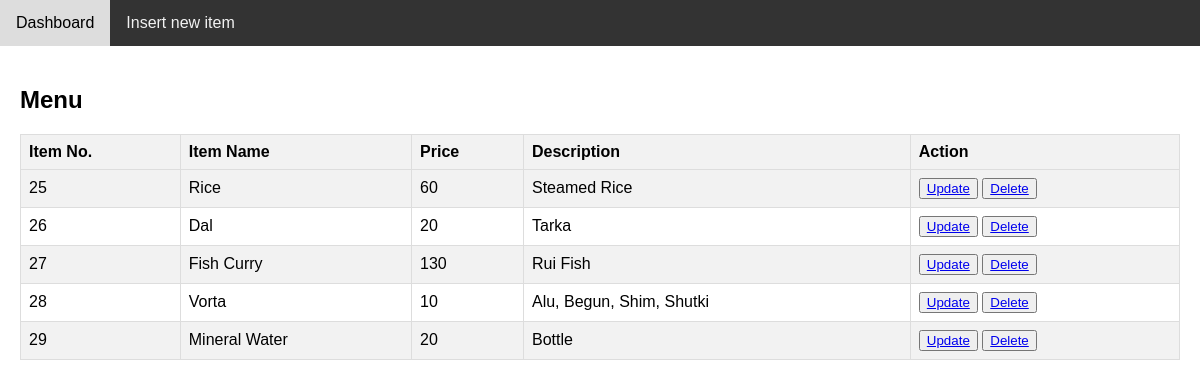
/Restaurant/menu/menu.php (signed in), run on the app's committed database.
### tables this page shows
CREATE TABLE `menu` (
  `Item_Number` int(2) NOT NULL,
  `Item_Name` varchar(20) DEFAULT NULL,
  `price` int(11) NOT NULL,
  `Description` varchar(100) DEFAULT NULL,
  `Restaurant_ID` int(11) NOT NULL
);

### Restaurant/menu/menu.php (the view, shortened to what this page needs)
<!DOCTYPE html>
<html>
<head>
    <link rel="stylesheet" type="text/css" href="menu.css">
    <link rel="stylesheet" href="https://cdnjs.cloudflare.com/ajax/libs/font-awesome/4.7.0/css/font-awesome.min.css">
</head>
<body>
<div class="topnav">
  <a href="http://localhost/dbdine/Restaurant/r_dashboard/r_dashboard.php">Dashboard</a>
  <a href="http://localhost/dbdine/Restaurant/menu/new_item.php">Insert new item</a>
</div>
<div class="content">
  <h2>Menu</h2>
  <?php
include("../../admin/db.php");
$Restaurant_ID = $_SESSION['Restaurant_ID'];
$sql = "SELECT * FROM Menu WHERE Restaurant_ID = ?";
$stmt1 = $conn->prepare($sql);
$stmt1->bind_param("i", $Restaurant_ID);
$stmt1->execute();
$result1 = $stmt1->get_result();
echo "<table border='1'>";
echo "<tr><th>Item No.</th>
          <th>Item Name</th>
          <th>Price</th>
          <th>Description</th>
          <th>Action</th>
          </tr>";
while ($row = $result1->fetch_assoc()) {
    echo "<tr>
    <td>".$row["Item_Number"]."</td>
    <td>".$row["Item_Name"]."</td>
    <td>".$row["price"]."</td>
    <td>".$row["Description"]."</td>
    <td>
    <button><a href='./update.php?Item_Number=".$row["Item_Number"]."'>Update</a></button>
    <button><a href='./delete.php?Item_Number=".$row["Item_Number"]."'>Delete</a></button>
</td>
    </tr>";
}
echo "</table>";
?>
</div>
</body>
</html>

### Restaurant/menu/menu.css (style rules this page uses)
body { font-family: Arial, sans-serif; margin: 0; padding: 0; }
.topnav { overflow: hidden; background-color: #333; }
.topnav a { float: left; color: #f2f2f2; text-align: center; padding: 14px 16px; text-decoration: none; }
.content { padding: 20px; }
table { border-collapse: collapse; width: 100%; border: 1px solid #ddd; }
th, td { border: 1px solid #ddd; padding: 8px; text-align: left; }
th { background-color: #f2f2f2; }
tr:nth-child(even) { background-color: #f2f2f2; }

### data on the page
menu: Item_Number "25", Item_Name "Rice", price "60", Description "Steamed Rice"
menu: Item_Number "26", Item_Name "Dal", price "20", Description "Tarka"
menu: Item_Number "27", Item_Name "Fish Curry", price "130", Description "Rui Fish"
menu: Item_Number "28", Item_Name "Vorta", price "10", Description "Alu, Begun, Shim, Shutki"
menu: Item_Number "29", Item_Name "Mineral Water", price "20", Description "Bottle"
